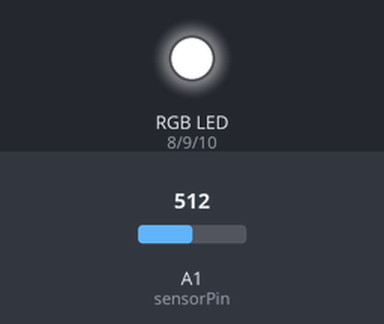
Simulated run of this sketch. Board: Arduino Uno, built with avr-gcc and run on an emulated ATmega328P. Shown: an RGB LED mixed from three pins (HIGH = lit). The inputs (shaded band) are chosen by the test bench; at power-on: A1 (sensorPin) = 512.

Above: at 0.1 s.
Timing chart, 0 to 1.6 s (numbered marks = the images above):
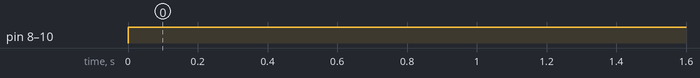

The sketch:

LedControl.ino
```cpp
// color swirl! connect an RGB LED to the PWM pins as indicated
// in the #defines
// public domain, enjoy!
#include <IRremote.h>

#define REDPIN 8
#define GREENPIN 9
#define BLUEPIN 10
#define FADESPEED 100 // make this higher to slow down
int sensorPin = 1;
int sensorValue = 0;
const int max_val= 600 ;
const int min_val= 200 ;

void setup()
{
   Serial.begin(9600);
  pinMode(REDPIN, OUTPUT);
  pinMode(GREENPIN, OUTPUT);
  pinMode(BLUEPIN, OUTPUT);


}

void loop()
{

  int r=255, g=255, b=255;
  int new_r, new_g, new_b;
  int ratio;

  sensorValue = analogRead(sensorPin);

if(sensorValue>max_val){
  sensorValue=max_val-1;
}else if(sensorValue<min_val+10){
  sensorValue=min_val+10;
}

ratio=(float)sensorValue/(float)max_val;
ratio=1-ratio;

new_r=r*ratio;
new_g=g*ratio;
new_b=b*ratio;

 analogWrite(REDPIN, new_r);
 analogWrite(BLUEPIN, new_b);
 analogWrite(GREENPIN, new_g);

 //delay(FADESPEED);


}
```

Measured:
- by itself, pin 8 (REDPIN), pin 9 (GREENPIN), pin 10 (BLUEPIN): LOW → HIGH at 0.00 s
